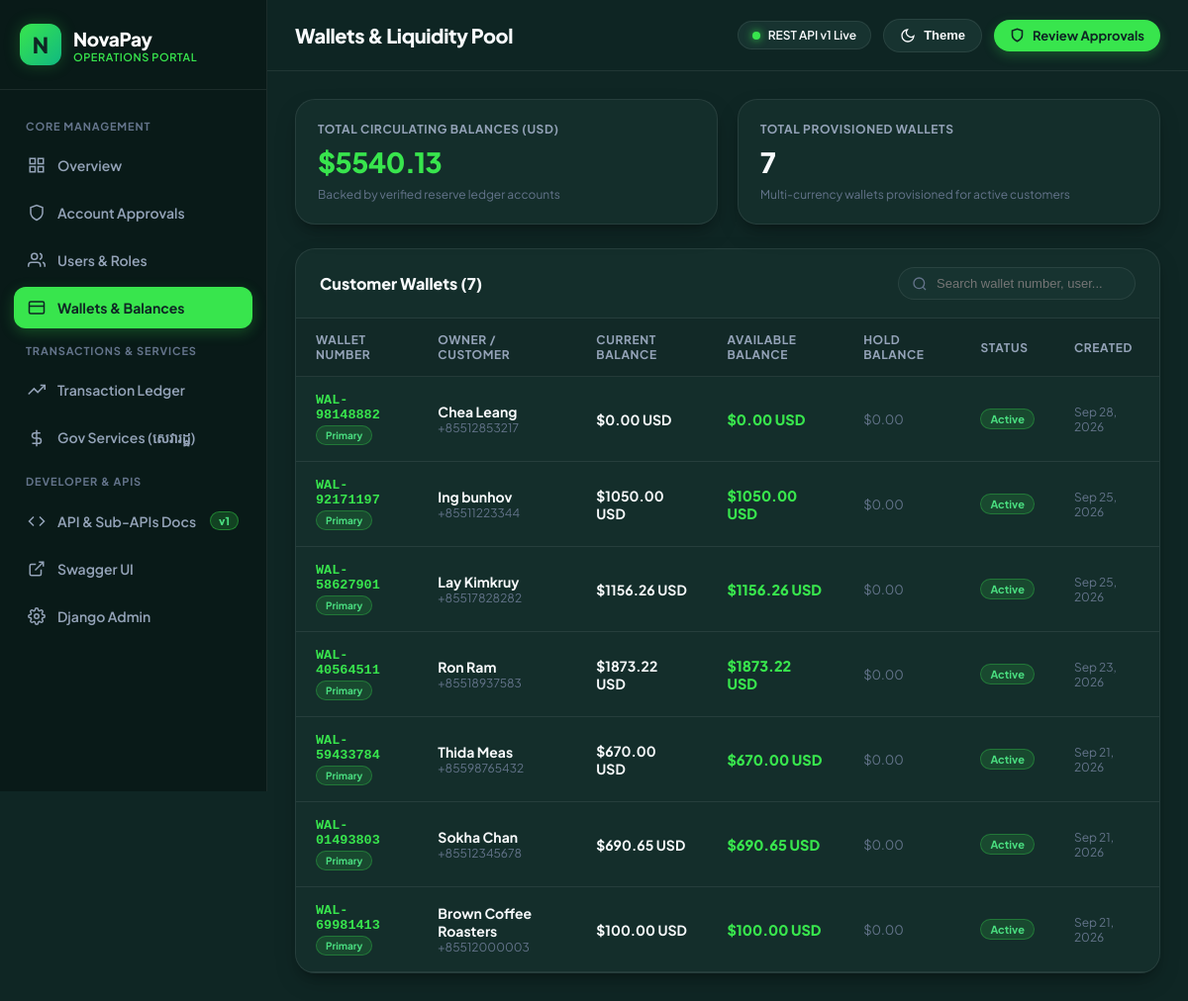
Screenshot of /wallets/ with the database file from the repository.
### apps/wallets/models.py (models this page shows, shortened)
class Wallet(BaseModel):
    user = models.ForeignKey(
        settings.AUTH_USER_MODEL,
        on_delete=models.PROTECT,
        related_name="wallets"
    )
    wallet_number = models.CharField(
        max_length=32,
        unique=True,
        db_index=True,
        default=generate_wallet_number,
        editable=False
    )
    currency = models.CharField(max_length=3, default="USD")
    current_balance = models.DecimalField(
        max_digits=18,
        decimal_places=4,
        default=Decimal("0.0000")
    )
    available_balance = models.DecimalField(
        max_digits=18,
        decimal_places=4,
        default=Decimal("0.0000")
    )
    hold_balance = models.DecimalField(
        max_digits=18,
        decimal_places=4,
        default=Decimal("0.0000")
    )
    status = models.CharField(
        max_length=20,
        choices=WalletStatus.choices,
        default=WalletStatus.ACTIVE,
        db_index=True
    )
    is_primary = models.BooleanField(default=True)
    class Meta:
        verbose_name = "Wallet"
        verbose_name_plural = "Wallets"
        constraints = [
            models.CheckConstraint(
                condition=Q(available_balance__gte=Decimal("0.0000")),
                name="wallet_available_balance_non_negative"
            ),
            models.CheckConstraint(
                condition=Q(hold_balance__gte=Decimal("0.0000")),
                name="wallet_hold_balance_non_negative"
            ),
            models.CheckConstraint(
                condition=Q(current_balance__gte=Decimal("0.0000")),
                name="wallet_current_balance_non_negative"
            ),
        ]
        indexes = [
            models.Index(fields=["user", "status"]),
            models.Index(fields=["wallet_number", "status"]),
        ]

### apps/users/models.py (models this page shows, shortened)
class User(AbstractBaseUser, PermissionsMixin, BaseModel):
    email = models.EmailField(unique=True, db_index=True)
    phone_number = models.CharField(
        max_length=30,
        unique=True,
        db_index=True,
        validators=[RegexValidator(r"^(\+855\d{8,9}|0\d{8,9}|\+?[1-9]\d{7,19})$", "Enter a valid Cambodian (+855) or E.164 phone number.")]
    )
    full_name = models.CharField(max_length=150)
    role = models.CharField(max_length=20, choices=UserRole.choices, default=UserRole.CUSTOMER, db_index=True)
    status = models.CharField(max_length=20, choices=UserStatus.choices, default=UserStatus.ACTIVE, db_index=True)
    date_of_birth = models.DateField(null=True, blank=True)
    gender = models.CharField(max_length=10, choices=Gender.choices, null=True, blank=True)
    profile_photo = models.ImageField(upload_to="avatars/%Y/%m/", null=True, blank=True)
    id_document_type = models.CharField(max_length=30, choices=IdDocumentType.choices, null=True, blank=True)
    id_document_number = models.CharField(max_length=50, null=True, blank=True)
    id_document_photo = models.ImageField(upload_to="documents/%Y/%m/", null=True, blank=True)
    is_email_verified = models.BooleanField(default=False)
    is_phone_verified = models.BooleanField(default=False)
    pin_hash = models.CharField(max_length=255, null=True, blank=True)
    pin_retry_count = models.PositiveSmallIntegerField(default=0)
    pin_locked_until = models.DateTimeField(null=True, blank=True)
    kyc_tier = models.PositiveSmallIntegerField(default=0)
    is_active = models.BooleanField(default=True)
    is_staff = models.BooleanField(default=False)
    last_login_at = models.DateTimeField(null=True, blank=True)
    objects = UserManager()
    USERNAME_FIELD = "email"
    REQUIRED_FIELDS = ["phone_number", "full_name"]
    class Meta:
        verbose_name = "User"
        verbose_name_plural = "Users"
        indexes = [
            models.Index(fields=["email", "status"]),
            models.Index(fields=["phone_number", "status"]),
            models.Index(fields=["role", "status"]),
        ]

### apps/dashboard/views.py (the view, shortened to what this page needs)
# urls.py: path("wallets/", DashboardWalletsView.as_view(), name="wallets"),
class DashboardWalletsView(View):
    def get(self, request):
        query = request.GET.get("q", "").strip()
        currency = request.GET.get("currency", "")
        wallets_qs = Wallet.objects.select_related("user").order_by("-created_at")
        if currency:
            wallets_qs = wallets_qs.filter(currency=currency)
        total_funds = wallets_qs.aggregate(total=Sum("current_balance"))["total"] or Decimal("0.00")
        context = {
            "active_tab": "wallets",
            "wallets": wallets_qs[:100],
            "query": query,
            "currency": currency,
            "total_funds": total_funds,
            "total_count": wallets_qs.count(),
        }
        return render(request, "dashboard/wallets.html", context)

### templates/dashboard/wallets.html (shortened to what this page needs)
{% extends "dashboard/base.html" %}
{% block page_title %}Wallets & Liquidity Pool{% endblock %}
{% block content %}
<div class="grid-4" style="grid-template-columns: repeat(2, 1fr); margin-bottom: 24px;">
  <div class="card">
    <div class="stat-label">Total Circulating Balances (USD)</div>
    <div class="stat-value" style="color: var(--accent-green);">${{ total_funds|floatformat:2 }}</div>
    <div class="stat-meta">Backed by verified reserve ledger accounts</div>
  </div>
  <div class="card">
    <div class="stat-label">Total Provisioned Wallets</div>
    <div class="stat-value">{{ total_count }}</div>
    <div class="stat-meta">Multi-currency wallets provisioned for active customers</div>
  </div>
</div>
<div class="table-container">
  <div class="table-header">
    <div class="table-title">Customer Wallets ({{ total_count }})</div>
    <form method="GET" class="search-wrapper">
      <input type="text" name="q" value="{{ query }}" placeholder="Search wallet number, user..." class="input-search">
    </form>
  </div>
  <table>
    <thead>
      <tr>
        <th>Wallet Number</th>
        <th>Owner / Customer</th>
        <th>Current Balance</th>
        <th>Available Balance</th>
        <th>Hold Balance</th>
        <th>Status</th>
        <th>Created</th>
      </tr>
    </thead>
    <tbody>
      {% for w in wallets %}
        <tr>
          <td>
            <div style="font-family: monospace; font-weight: 800; font-size: 13.5px; color: var(--accent-green);">
              {{ w.wallet_number }}
            </div>
            {% if w.is_primary %}
              <span class="badge-pill badge-active" style="font-size: 10px; margin-top: 3px;">Primary</span>
            {% endif %}
          </td>
          <td>
            <div style="font-weight: 700; font-size: 14px;">{{ w.user.full_name }}</div>
            <div style="font-size: 12px; color: var(--text-muted);">{{ w.user.phone_number }}</div>
          </td>
          <td style="font-weight: 700; font-size: 14px;">
            ${{ w.current_balance|floatformat:2 }} {{ w.currency }}
          </td>
          <td style="font-weight: 800; font-size: 14.5px; color: var(--accent-green);">
            ${{ w.available_balance|floatformat:2 }} {{ w.currency }}
          </td>
          <td style="font-size: 13px; color: var(--text-muted);">
            ${{ w.hold_balance|floatformat:2 }}
          </td>
          <td>
            {% if w.status == 'ACTIVE' %}
              <span class="badge-pill badge-active">Active</span>
            {% elif w.status == 'FROZEN' %}
              <span class="badge-pill badge-rejected">Frozen</span>
            {% else %}
              <span class="badge-pill">{{ w.status }}</span>
            {% endif %}
          </td>
          <td style="font-size: 12px; color: var(--text-muted);">
            {{ w.created_at|date:"M d, Y" }}
          </td>
        </tr>
      {% empty %}
        <tr>
          <td colspan="7" style="text-align: center; color: var(--text-muted); padding: 32px 16px;">
            No wallets found matching query.
          </td>
        </tr>
      {% endfor %}
    </tbody>
  </table>
</div>
{% endblock %}

### templates/dashboard/base.html (style rules this page uses)
:root { --bg-primary: #0F2624; --bg-surface: #173330; --bg-surface-elevated: #1D3E3A; --bg-card: #142E2B; --bg-sidebar: #091A18; --bg-header: rgba(15, 38, 36, 0.85); --accent-green: #38E54D; --accent-green-light: #4ADE80; --accent-green-glow: rgba(56, 229, 77, 0.25); --accent-green-subtle: rgba(56, 229, 77, 0.12); --text-primary: #F8FAFC; --text-secondary: #94A3B8; --text-muted: #64748B; --text-dark: #0F172A; --border-color: rgba(255, 255, 255, 0.08); --border-active: rgba(56, 229, 77, 0.35); --danger: #EF4444; --danger-bg: rgba(239, 68, 68, 0.12); --warning: #F59E0B; --warning-bg: rgba(245, 158, 11, 0.14); --info: #38BDF8; --info-bg: rgba(56, 189, 248, 0.12); --font-main: 'Plus Jakarta Sans', 'Inter', -apple-system, sans-serif; --font-khmer: 'Kantumruy Pro', sans-serif; --radius-sm: 8px; --radius-md: 14px; --radius-lg: 20px; --radius-full: 9999px; --shadow-card: 0 10px 25px -5px rgba(0, 0, 0, 0.25), 0 8px 10px -6px rgba(0, 0, 0, 0.25); }
* { box-sizing: border-box; margin: 0; padding: 0; }
body { font-family: var(--font-main); background-color: var(--bg-primary); color: var(--text-primary); min-height: 100vh; display: flex; overflow-x: hidden; transition: background-color 0.2s ease, color 0.2s ease; }
.grid-4 { display: grid; grid-template-columns: repeat(auto-fit, minmax(240px, 1fr)); gap: 20px; margin-bottom: 26px; }
.card { background: var(--bg-card); border: 1px solid var(--border-color); border-radius: var(--radius-lg); padding: 22px; box-shadow: var(--shadow-card); position: relative; overflow: hidden; transition: border-color 0.2s; }
.stat-label { font-size: 12px; font-weight: 700; color: var(--text-secondary); text-transform: uppercase; letter-spacing: 0.05em; margin-bottom: 8px; }
.stat-value { font-size: 28px; font-weight: 900; letter-spacing: -0.02em; display: flex; align-items: baseline; gap: 6px; }
.stat-meta { font-size: 12px; color: var(--text-muted); margin-top: 8px; display: flex; align-items: center; gap: 6px; }
.badge-pill { display: inline-flex; align-items: center; gap: 4px; padding: 3px 9px; border-radius: var(--radius-full); font-size: 11px; font-weight: 700; }
.badge-active { background: rgba(56, 229, 77, 0.15); color: #4ADE80; border: 1px solid rgba(56, 229, 77, 0.3); }
.table-container { background: var(--bg-card); border: 1px solid var(--border-color); border-radius: var(--radius-lg); overflow: hidden; box-shadow: var(--shadow-card); }
.table-header { padding: 18px 24px; border-bottom: 1px solid var(--border-color); display: flex; align-items: center; justify-content: space-between; gap: 16px; flex-wrap: wrap; }
.table-title { font-size: 16px; font-weight: 800; }
table { width: 100%; border-collapse: collapse; text-align: left; }
th { padding: 14px 20px; font-size: 12px; font-weight: 700; color: var(--text-secondary); text-transform: uppercase; letter-spacing: 0.05em; background: rgba(0, 0, 0, 0.1); border-bottom: 1px solid var(--border-color); }
td { padding: 16px 20px; font-size: 13.5px; border-bottom: 1px solid var(--border-color); vertical-align: middle; }
.input-search { background: var(--bg-surface); border: 1px solid var(--border-color); border-radius: var(--radius-full); padding: 8px 18px 8px 38px; font-size: 13px; color: var(--text-primary); outline: none; min-width: 240px; transition: border-color 0.15s; }
.search-wrapper { position: relative; }

### rows the page displays
Wallet: wallet_number "WAL-98148882", is_primary "Primary", user.full_name "Chea Leang", user.phone_number "+85512853217", current_balance "0.00", currency "USD", available_balance "0.00", hold_balance "0.00", status "Active", created_at "Sep 28, 2026"
Wallet: wallet_number "WAL-92171197", is_primary "Primary", user.full_name "Ing bunhov", user.phone_number "+85511223344", current_balance "1050.00", currency "USD", available_balance "1050.00", hold_balance "0.00", status "Active", created_at "Sep 25, 2026"
Wallet: wallet_number "WAL-58627901", is_primary "Primary", user.full_name "Lay Kimkruy", user.phone_number "+85517828282", current_balance "1156.26", currency "USD", available_balance "1156.26", hold_balance "0.00", status "Active", created_at "Sep 25, 2026"
Wallet: wallet_number "WAL-40564511", is_primary "Primary", user.full_name "Ron Ram", user.phone_number "+85518937583", current_balance "1873.22", currency "USD", available_balance "1873.22", hold_balance "0.00", status "Active", created_at "Sep 23, 2026"
Wallet: wallet_number "WAL-59433784", is_primary "Primary", user.full_name "Thida Meas", user.phone_number "+85598765432", current_balance "670.00", currency "USD", available_balance "670.00", hold_balance "0.00", status "Active", created_at "Sep 21, 2026"
Wallet: wallet_number "WAL-01493803", is_primary "Primary", user.full_name "Sokha Chan", user.phone_number "+85512345678", current_balance "690.65", currency "USD", available_balance "690.65", hold_balance "0.00", status "Active", created_at "Sep 21, 2026"
Wallet: wallet_number "WAL-69981413", is_primary "Primary", user.full_name "Brown Coffee Roasters", user.phone_number "+85512000003", current_balance "100.00", currency "USD", available_balance "100.00", hold_balance "0.00", status "Active", created_at "Sep 21, 2026"

### other values shown
{{ total_funds|floatformat:2 }} "5540.13"
{{ total_count }} "7"
